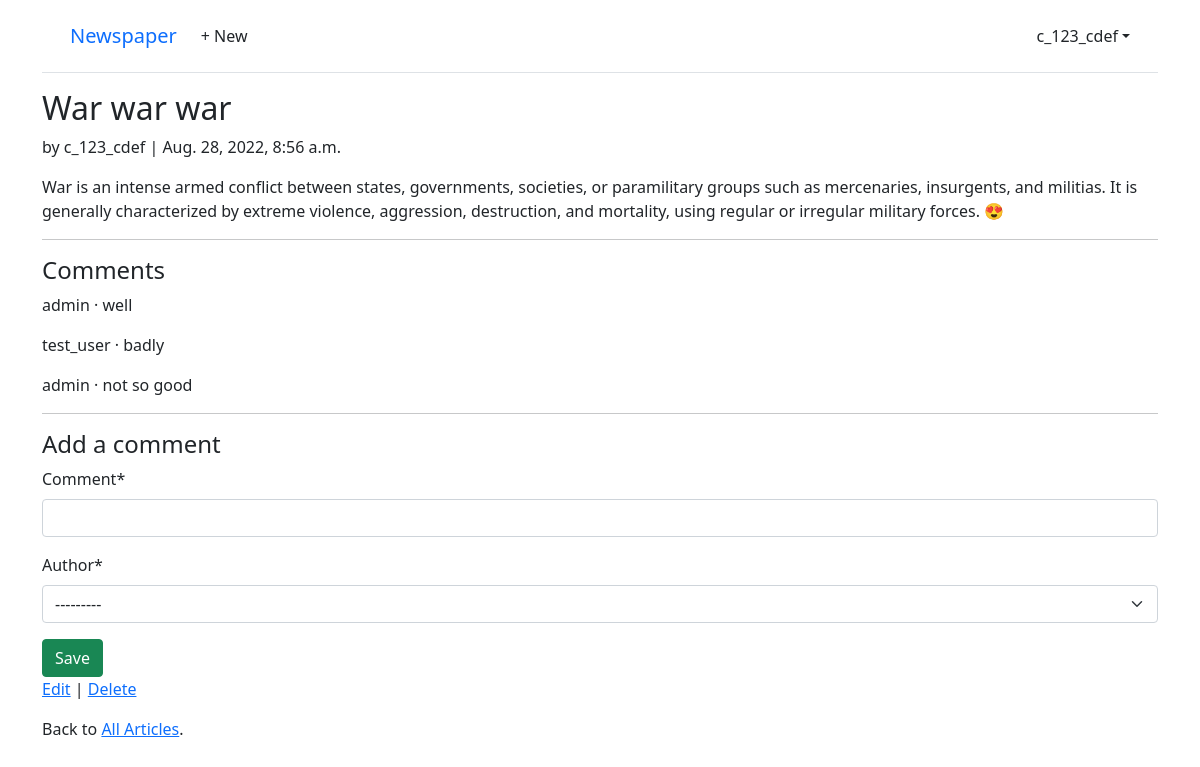
Screenshot of /articles/1/ (signed in) with the database file from the repository.
### accounts/models.py (models this page shows)
class CustomUser(AbstractUser):
    age = models.PositiveIntegerField(null=True, blank=True)

### articles/models.py (models this page shows, shortened)
class Article(models.Model):
    title = models.CharField(max_length=255)
    body = models.TextField()
    date = models.DateTimeField(auto_now_add=True)
    author = models.ForeignKey(settings.AUTH_USER_MODEL, on_delete=models.CASCADE,)

class Comment(models.Model):
    article = models.ForeignKey(Article, on_delete=models.CASCADE)
    comment = models.CharField(max_length=140)
    author = models.ForeignKey(settings.AUTH_USER_MODEL, on_delete=models.CASCADE)
    def __str__(self):
        return self.comment

### articles/views.py (the view, shortened to what this page needs)
# urls.py: path('<int:pk>/', ArticleDetailView.as_view(), name='article_detail'),
class ArticleDetailView(LoginRequiredMixin, View):
    model = Article
    template_name = 'article_detail.html'
    def get(self, request, *args, **kwargs):
        view = CommentGet.as_view()
        return view(request, *args, **kwargs)

### articles/forms.py
class CommentForm(forms.ModelForm):
    class Meta:
        model = Comment
        fields = ("comment", "author")

### articles/views.py (called while the page is built)
    def get_context_data(self, **kwargs):
        context = super().get_context_data(**kwargs)
        context["form"] = CommentForm()
        return context

### templates/article_detail.html (shortened to what this page needs)
{% extends 'base.html' %}
{% load crispy_forms_tags %}
{% block content %}
<div class="article-entry">
    <h2>{{ object.title }}</h2>
    <p>by {{object.author }} | {{ object.date }}</p>
    <p>{{ object.body }}</p>
</div>
<hr>
<h4>Comments</h4>
{% for comment in article.comment_set.all %}
    <p>{{ comment.author }} &middot; {{ comment }}</p>
{% endfor %}
<hr>
<h4>Add a comment</h4>
<form action="" method="post">
    {{ form|crispy }}
    <button class="btn btn-success ml-2" type="submit">Save</button>
</form>
<p>
    <a href="{% url 'article_edit' article.pk %}">Edit</a> |
    <a href="{% url 'article_delete' article.pk %}">Delete</a>
</p>
<p>
    Back to
    <a href="{% url 'article_list' %}">All Articles</a>.
</p>
{% endblock content %}

### templates/base.html (shortened to what this page needs)
<!DOCTYPE html>
<html>
<head>
    <link href="https://cdn.jsdelivr.net/npm/bootstrap@5.1.1/dist/css/bootstrap.min.css" rel="stylesheet">
</head>
<body>
    <div class="container">
        <header class="p-3 mb-3 border-bottom">
            <div class="container">
                <div class="d-flex flex-wrap align-items-center justify-content-center justify-content-lg-start">
                    <a class="navbar-brand" href="{% url 'home' %}">Newspaper</a>
                    <ul class="nav col-12 col-lg-auto me-lg-auto mb-2 justify-content-center mb-md-0">
                    {% if user.is_authenticated %}
                        <li><a href="{% url 'article_new' %}" class="nav-link px-2 link-dark">+ New</a></li>
                    </ul>
                    <div class="dropdown text-end">
                        <a href="#" class="d-block link-dark text-decoration-none dropdown-toggle" id="dropdownUser1" data-bs-toggle="dropdown" aria-expanded="false">{{ user.username }}</a>
                    </div>
                    {% else %}
                    </ul>
                    <div class="text-end">
                        <a href="{% url 'login' %}" class="btn btn-outline-primary me-2">Log In</a>
                        <a href="{% url 'signup' %}" class="btn btn-primary">Sign Up</a>
                    </div>
                    {% endif %}
                </div>
            </div>
        </header>
        <main>
            {% block content %}
            {% endblock content %}
        </main>
    </div>
</body>
</html>

### rows the page displays
CustomUser: username "c_123_cdef"
Article: title "War war war", author "c_123_cdef", date "Aug. 28, 2022, 8:56 a.m.", body "War is an intense armed conflict between states, governments, societies, or paramilitary groups such as mercenaries, insurgents, and militias. It is generally characterized by extreme violence, aggression, destruction, and mortality, using regular or irregular military forces. 😍"
Comment: author "admin", comment "well"
Comment: author "test_user", comment "badly"
Comment: author "admin", comment "not so good"
